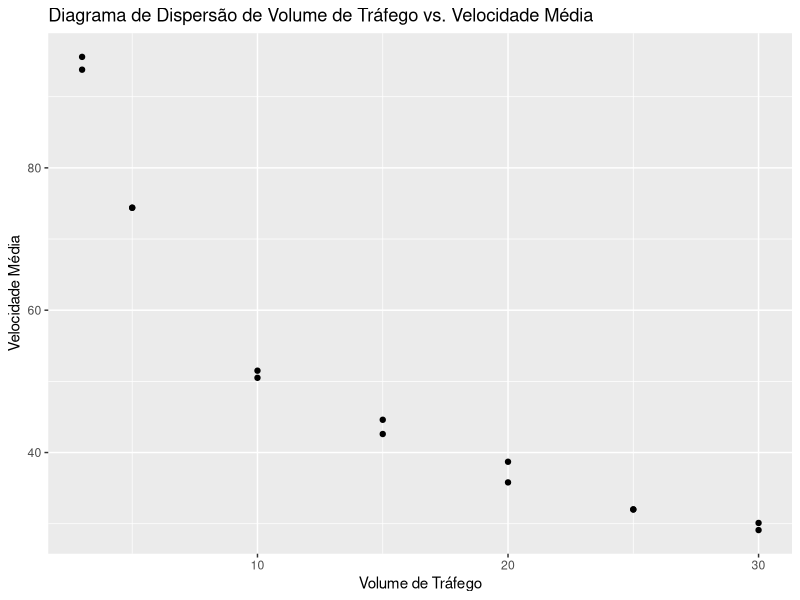
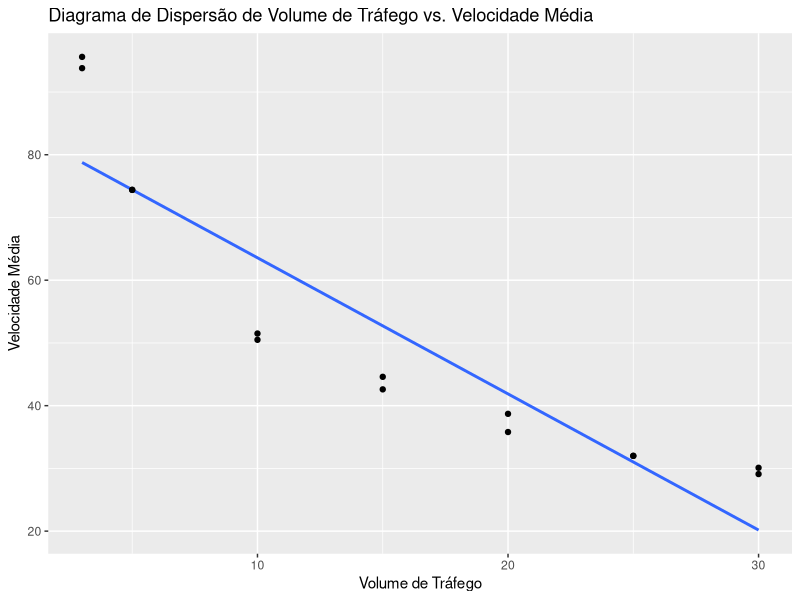

Reproduce these figures in R, in order.
library(ggplot2)

dados = data.frame(
  trafego = c(3,3,5,5,10,10,15,15,20,20,25,25,30,30),
  velocidade = c(95.6, 93.8, 74.4, 74.4, 50.5, 51.5, 44.6, 42.6, 35.8, 38.7, 32.0, 32.0, 30.1, 29.1)
)

#Passo 1:

grafico_dispersao = ggplot(dados, aes(x = trafego, y = velocidade)) +
  geom_point() + #pontos de dispersão
  labs(x = "Volume de Tráfego", y = "Velocidade Média") +
  ggtitle("Diagrama de Dispersão de Volume de Tráfego vs. Velocidade Média")

print(grafico_dispersao)

#Passo 2:

grafico_dispersao = ggplot(dados, aes(x = trafego, y = velocidade)) + 
  geom_smooth(method='lm', se=FALSE) +
  geom_point() + #pontos de dispersão
  labs(x = "Volume de Tráfego", y = "Velocidade Média") +
  ggtitle("Diagrama de Dispersão de Volume de Tráfego vs. Velocidade Média")

print(grafico_dispersao)

#Passo 3:

cor(dados$trafego,dados$velocidade)

#Passo 4: 
# Sim, as duas variáveis têm um coeficiente de correlação negativa forte de -0.90. 
# Vale notar que esse coeficiente sendo negativo indica que conforme uma variável aumenta a outra diminui, assim como o gráfico indica.